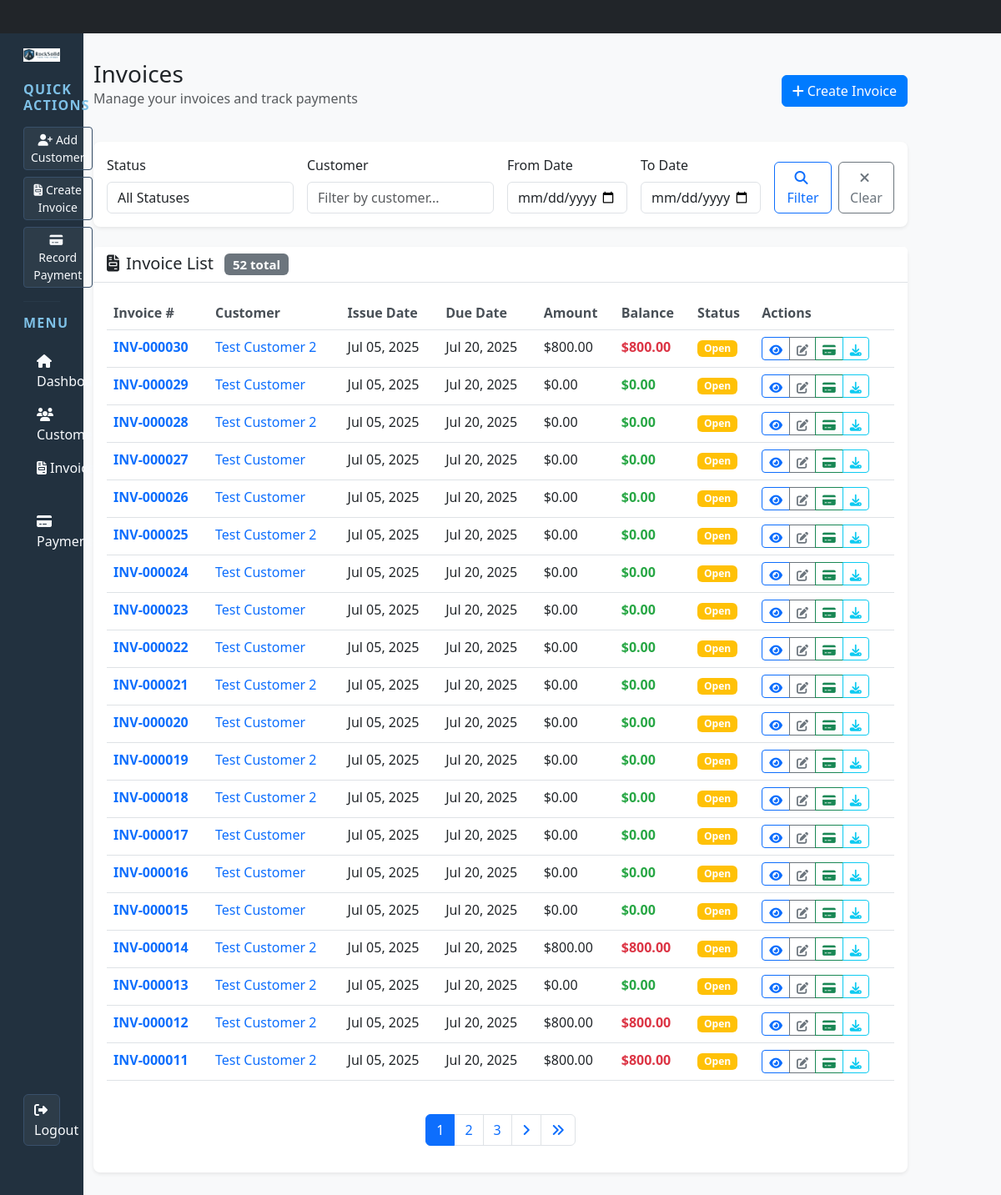
Page /invoices/ (signed in) on the committed database.
### bookkeeping/models.py (models this page shows, shortened)
class Invoice(models.Model):
    STATUS_CHOICES = [
        ('draft', 'Draft'),
        ('open', 'Open'),
        ('paid', 'Paid'),
        ('overdue', 'Overdue'),
        ('cancelled', 'Cancelled'),
    ]
    id = models.UUIDField(primary_key=True, default=uuid.uuid4, editable=False)
    invoice_number = models.CharField(max_length=50, unique=True, help_text="Unique invoice number")
    customer = models.ForeignKey(Customer, on_delete=models.CASCADE, related_name='invoices')
    issue_date = models.DateField()
    due_date = models.DateField()
    status = models.CharField(max_length=20, choices=STATUS_CHOICES, default='open')
    subtotal = models.DecimalField(max_digits=10, decimal_places=2, default=Decimal('0.00'))
    tax_rate = models.DecimalField(max_digits=5, decimal_places=4, default=Decimal('0.0000'))
    tax_amount = models.DecimalField(max_digits=10, decimal_places=2, default=Decimal('0.00'))
    discount_amount = models.DecimalField(max_digits=10, decimal_places=2, default=Decimal('0.00'))
    finance_charge = models.DecimalField(max_digits=10, decimal_places=2, default=Decimal('0.00'))
    total_amount = models.DecimalField(max_digits=10, decimal_places=2, default=Decimal('0.00'))
    enable_finance_charge = models.BooleanField(default=True, help_text="Enable automatic finance charge calculation")
    notes = models.TextField(blank=True, null=True)
    terms = models.TextField(blank=True, null=True)
    created_at = models.DateTimeField(auto_now_add=True)
    updated_at = models.DateTimeField(auto_now=True)
    created_by = models.ForeignKey(User, on_delete=models.SET_NULL, null=True, blank=True)
    class Meta:
        ordering = ['-issue_date', '-created_at']
        verbose_name = 'Invoice'
        verbose_name_plural = 'Invoices'
    @property
    def is_overdue(self) -> bool:
        return self.status == 'open' and self.due_date < timezone.now().date()
    @property
    def paid_amount(self) -> Decimal:
        return self.payments.aggregate(
            total=Sum('amount')
        )['total'] or Decimal('0.00')
    @property
    def balance_due(self) -> Decimal:
        invoice_balance = self.total_amount - self.paid_amount
        customer_balance = self.customer.current_balance
        if customer_balance < 0:
            credit_amount = abs(customer_balance)
            adjusted_balance = invoice_balance - credit_amount
            return max(adjusted_balance, Decimal('0.00'))  # type: ignore
        return invoice_balance

class Customer(models.Model):
    PAYMENT_TERMS_CHOICES = [
        ('net_15', 'Net 15'),
        ('net_30', 'Net 30'),
        ('net_60', 'Net 60'),
        ('net_90', 'Net 90'),
        ('due_on_receipt', 'Due on Receipt'),
    ]
    id = models.UUIDField(primary_key=True, default=uuid.uuid4, editable=False)
    name = models.CharField(max_length=200, help_text="Company name")
    contact_person = models.CharField(max_length=200, blank=True, null=True, help_text="Primary contact person")
    email = models.EmailField(blank=True, null=True)
    phone = models.CharField(max_length=20, blank=True, null=True)
    address = models.TextField(blank=True, null=True)
    city = models.CharField(max_length=100, blank=True, null=True)
    state = models.CharField(max_length=100, blank=True, null=True)
    zip_code = models.CharField(max_length=20, blank=True, null=True)
    country = models.CharField(max_length=100, default='United States')
    tax_id = models.CharField(max_length=50, blank=True, null=True, help_text="Tax ID or Business Number")
    payment_terms = models.CharField(
        max_length=20,
        choices=PAYMENT_TERMS_CHOICES
    )
    credit_limit = models.DecimalField(
        max_digits=10,
        decimal_places=2,
        default=Decimal('0.00'),
        validators=[MinValueValidator(Decimal('0.00'))]
    )
    notes = models.TextField(blank=True, null=True)
    is_active = models.BooleanField(default=True)  # type: ignore
    created_at = models.DateTimeField(auto_now_add=True)
    updated_at = models.DateTimeField(auto_now=True)
    created_by = models.ForeignKey(User, on_delete=models.SET_NULL, null=True, blank=True)
    class Meta:
        ordering = ['name']
        verbose_name = 'Customer'
        verbose_name_plural = 'Customers'
    @property
    def current_balance(self) -> Decimal:
        total_invoiced = self.invoices.exclude(status='cancelled').aggregate(
            total=Sum('total_amount')
        )['total'] or Decimal('0.00')
        total_payments = self.payments.aggregate(
            total=Sum('amount')
        )['total'] or Decimal('0.00')
        return total_invoiced - total_payments

### bookkeeping/views.py (the view)
# urls.py: path('invoices/', views.invoice_list, name='invoice_list'),
@login_required
def invoice_list(request):
    invoices = Invoice.objects.select_related('customer').all()
    status_filter = request.GET.get('status', '')
    if status_filter:
        invoices = invoices.filter(status=status_filter)
    customer_filter = request.GET.get('customer', '')
    if customer_filter:
        invoices = invoices.filter(customer__name__icontains=customer_filter)
    date_from = request.GET.get('date_from', '')
    date_to = request.GET.get('date_to', '')
    if date_from:
        invoices = invoices.filter(issue_date__gte=date_from)
    if date_to:
        invoices = invoices.filter(issue_date__lte=date_to)
    invoices = invoices.order_by('-invoice_number')
    paginator = Paginator(invoices, 20)
    page_number = request.GET.get('page')
    page_obj = paginator.get_page(page_number)
    context = {
        'page_obj': page_obj,
        'status_filter': status_filter,
        'customer_filter': customer_filter,
        'date_from': date_from,
        'date_to': date_to,
        'sort_by': '-invoice_number',
    }
    return render(request, 'bookkeeping/invoice_list.html', context)

### bookkeeping/templates/bookkeeping/invoice_list.html (shortened to what this page needs)
{% extends 'bookkeeping/base.html' %}
{% block content %}
<div class="row mb-4">
    <div class="col-12 d-flex justify-content-between align-items-center">
        <div>
            <h1 class="h3 mb-0">Invoices</h1>
            <p class="text-muted">Manage your invoices and track payments</p>
        </div>
        <a href="{% url 'bookkeeping:invoice_create' %}" class="btn btn-primary">
            <i class="fas fa-plus me-1"></i>Create Invoice
        </a>
    </div>
</div>
<div class="card mb-4">
    <div class="card-body">
        <form method="get" class="row g-3">
            <div class="col-md-3">
                <label for="status" class="form-label">Status</label>
                <select class="form-control" id="status" name="status">
                    <option value="">All Statuses</option>
                </select>
            </div>
            <div class="col-md-3">
                <label for="customer" class="form-label">Customer</label>
                <input type="text" class="form-control" id="customer" name="customer"
                       value="{{ customer_filter }}" placeholder="Filter by customer...">
            </div>
            <div class="col-md-2">
                <label for="date_from" class="form-label">From Date</label>
                <input type="date" class="form-control" id="date_from" name="date_from" value="{{ date_from }}">
            </div>
            <div class="col-md-2">
                <label for="date_to" class="form-label">To Date</label>
                <input type="date" class="form-control" id="date_to" name="date_to" value="{{ date_to }}">
            </div>
            <div class="col-md-2 d-flex align-items-end">
                <button type="submit" class="btn btn-outline-primary me-2">
                    <i class="fas fa-search me-1"></i>Filter
                </button>
                <a href="{% url 'bookkeeping:invoice_list' %}" class="btn btn-outline-secondary">
                    <i class="fas fa-times me-1"></i>Clear
                </a>
            </div>
        </form>
    </div>
</div>
<div class="card">
    <div class="card-header">
        <h5 class="mb-0">
            <i class="fas fa-file-invoice me-2"></i>Invoice List
            {% if page_obj %}
                <span class="badge bg-secondary ms-2">{{ page_obj.paginator.count }} total</span>
            {% endif %}
        </h5>
    </div>
    <div class="card-body">
        {% if page_obj %}
            <div class="table-responsive">
                <table class="table table-hover">
                    <thead>
                        <tr>
                            <th>Invoice #</th>
                            <th>Customer</th>
                            <th>Issue Date</th>
                            <th>Due Date</th>
                            <th>Amount</th>
                            <th>Balance</th>
                            <th>Status</th>
                            <th>Actions</th>
                        </tr>
                    </thead>
                    <tbody>
                        {% for invoice in page_obj %}
                        <tr>
                            <td>
                                <a href="{% url 'bookkeeping:invoice_detail' invoice.id %}" class="text-decoration-none fw-bold">
                                    {{ invoice.invoice_number }}
                                </a>
                            </td>
                            <td>
                                <a href="{% url 'bookkeeping:customer_detail' invoice.customer.id %}" class="text-decoration-none">
                                    {{ invoice.customer.name }}
                                </a>
                            </td>
                            <td>{{ invoice.issue_date|date:"M d, Y" }}</td>
                            <td>
                                <span class="{% if invoice.is_overdue %}text-danger{% endif %}">
                                    {{ invoice.due_date|date:"M d, Y" }}
                                </span>
                            </td>
                            <td>${{ invoice.total_amount|floatformat:2 }}</td>
                            <td>
                                <span class="{% if invoice.balance_due > 0 %}balance-negative{% else %}balance-positive{% endif %}">
                                    ${{ invoice.balance_due|floatformat:2 }}
                                </span>
                            </td>
                            <td>
                                <span class="badge status-badge
                                    {% if invoice.status == 'paid' %}bg-success
                                    {% elif invoice.status == 'overdue' %}bg-danger
                                    {% elif invoice.status == 'open' %}bg-warning
                                    {% elif invoice.status == 'draft' %}bg-secondary
                                    {% else %}bg-dark{% endif %}">
                                    {{ invoice.status|title }}
                                </span>
                            </td>
                            <td>
                                <div class="btn-group" role="group">
                                    <a href="{% url 'bookkeeping:invoice_detail' invoice.id %}"
                                       class="btn btn-sm btn-outline-primary btn-tall" title="View Details">
                                        <i class="fas fa-eye"></i>
                                    </a>
                                    <a href="{% url 'bookkeeping:invoice_update' invoice.id %}"
                                       class="btn btn-sm btn-outline-secondary btn-tall" title="Edit">
                                        <i class="fas fa-edit"></i>
                                    </a>
                                    {% if invoice.status != 'paid' %}
                                    <a href="{% url 'bookkeeping:payment_create' %}?invoice={{ invoice.id }}"
                                       class="btn btn-sm btn-outline-success btn-tall" title="Record Payment">
                                        <i class="fas fa-credit-card"></i>
                                    </a>
                                    {% endif %}
                                    <a href="{% url 'bookkeeping:invoice_pdf' invoice.id %}" class="btn btn-sm btn-outline-info btn-tall" title="Download Invoice" target="_blank">
                                        <i class="fas fa-download"></i>
                                    </a>
                                </div>
                            </td>
                        </tr>
                        {% endfor %}
                    </tbody>
                </table>
            </div>
            {% if page_obj.has_other_pages %}
            <nav aria-label="Invoice pagination" class="mt-4">
                <ul class="pagination justify-content-center">
                    {% for num in page_obj.paginator.page_range %}
                        {% if page_obj.number == num %}
                            <li class="page-item active">
                                <span class="page-link">{{ num }}</span>
                            </li>
                        {% elif num > page_obj.number|add:'-3' and num < page_obj.number|add:'3' %}
                            <li class="page-item">
                                <a class="page-link" href="?page={{ num }}{% if sort_by %}&sort={{ sort_by }}{% endif %}">{{ num }}</a>
                            </li>
                        {% endif %}
                    {% endfor %}
                    {% if page_obj.has_next %}
                        <li class="page-item">
                            <a class="page-link" href="?page={{ page_obj.next_page_number }}{% if sort_by %}&sort={{ sort_by }}{% endif %}">
                                <i class="fas fa-angle-right"></i>
                            </a>
                        </li>
                        <li class="page-item">
                            <a class="page-link" href="?page={{ page_obj.paginator.num_pages }}{% if sort_by %}&sort={{ sort_by }}{% endif %}">
                                <i class="fas fa-angle-double-right"></i>
                            </a>
                        </li>
                    {% endif %}
                </ul>
            </nav>
            {% endif %}
        {% endif %}
    </div>
</div>
{% endblock %}

### bookkeeping/templates/bookkeeping/base.html (style rules this page uses)
body { font-family: 'Segoe UI', Tahoma, Geneva, Verdana, sans-serif; background-color: #f8f9fa; }
.card { border: none; box-shadow: 0 0.125rem 0.25rem rgba(0, 0, 0, 0.075); border-radius: 0.5rem; }
.card-header { background-color: #fff; border-bottom: 1px solid #dee2e6; font-weight: 600; }
.btn-primary { background-color: #007bff; border-color: #007bff; }
.table th { border-top: none; font-weight: 600; color: #495057; }
.status-badge { font-size: 0.75rem; padding: 0.25rem 0.5rem; }
.balance-positive { color: #28a745; font-weight: 600; }
.balance-negative { color: #dc3545; font-weight: 600; }

### bookkeeping/templates/bookkeeping/invoice_list.html (style rules this page uses)
.btn-tall { height: 1.75rem !important; padding-top: 0.25rem !important; padding-bottom: 0.25rem !important; }

### rows in the picture
Invoice: invoice_number "INV-000030", customer.name "Test Customer 2", issue_date "Jul 05, 2025", due_date "Jul 20, 2025", total_amount "800.00", balance_due "800.00", status "Open"
Invoice: invoice_number "INV-000029", customer.name "Test Customer", issue_date "Jul 05, 2025", due_date "Jul 20, 2025", total_amount "0.00", balance_due "0.00", status "Open"
Invoice: invoice_number "INV-000028", customer.name "Test Customer 2", issue_date "Jul 05, 2025", due_date "Jul 20, 2025", total_amount "0.00", balance_due "0.00", status "Open"
Invoice: invoice_number "INV-000027", customer.name "Test Customer", issue_date "Jul 05, 2025", due_date "Jul 20, 2025", total_amount "0.00", balance_due "0.00", status "Open"
Invoice: invoice_number "INV-000026", customer.name "Test Customer", issue_date "Jul 05, 2025", due_date "Jul 20, 2025", total_amount "0.00", balance_due "0.00", status "Open"
Invoice: invoice_number "INV-000025", customer.name "Test Customer 2", issue_date "Jul 05, 2025", due_date "Jul 20, 2025", total_amount "0.00", balance_due "0.00", status "Open"
Invoice: invoice_number "INV-000024", customer.name "Test Customer", issue_date "Jul 05, 2025", due_date "Jul 20, 2025", total_amount "0.00", balance_due "0.00", status "Open"
Invoice: invoice_number "INV-000023", customer.name "Test Customer", issue_date "Jul 05, 2025", due_date "Jul 20, 2025", total_amount "0.00", balance_due "0.00", status "Open"
Invoice: invoice_number "INV-000022", customer.name "Test Customer", issue_date "Jul 05, 2025", due_date "Jul 20, 2025", total_amount "0.00", balance_due "0.00", status "Open"
Invoice: invoice_number "INV-000021", customer.name "Test Customer 2", issue_date "Jul 05, 2025", due_date "Jul 20, 2025", total_amount "0.00", balance_due "0.00", status "Open"
Invoice: invoice_number "INV-000020", customer.name "Test Customer", issue_date "Jul 05, 2025", due_date "Jul 20, 2025", total_amount "0.00", balance_due "0.00", status "Open"
Invoice: invoice_number "INV-000019", customer.name "Test Customer 2", issue_date "Jul 05, 2025", due_date "Jul 20, 2025", total_amount "0.00", balance_due "0.00", status "Open"
Invoice: invoice_number "INV-000018", customer.name "Test Customer 2", issue_date "Jul 05, 2025", due_date "Jul 20, 2025", total_amount "0.00", balance_due "0.00", status "Open"
Invoice: invoice_number "INV-000017", customer.name "Test Customer", issue_date "Jul 05, 2025", due_date "Jul 20, 2025", total_amount "0.00", balance_due "0.00", status "Open"
Invoice: invoice_number "INV-000016", customer.name "Test Customer", issue_date "Jul 05, 2025", due_date "Jul 20, 2025", total_amount "0.00", balance_due "0.00", status "Open"
Invoice: invoice_number "INV-000015", customer.name "Test Customer", issue_date "Jul 05, 2025", due_date "Jul 20, 2025", total_amount "0.00", balance_due "0.00", status "Open"
Invoice: invoice_number "INV-000014", customer.name "Test Customer 2", issue_date "Jul 05, 2025", due_date "Jul 20, 2025", total_amount "800.00", balance_due "800.00", status "Open"
Invoice: invoice_number "INV-000013", customer.name "Test Customer 2", issue_date "Jul 05, 2025", due_date "Jul 20, 2025", total_amount "0.00", balance_due "0.00", status "Open"
Invoice: invoice_number "INV-000012", customer.name "Test Customer 2", issue_date "Jul 05, 2025", due_date "Jul 20, 2025", total_amount "800.00", balance_due "800.00", status "Open"
Invoice: invoice_number "INV-000011", customer.name "Test Customer 2", issue_date "Jul 05, 2025", due_date "Jul 20, 2025", total_amount "800.00", balance_due "800.00", status "Open"

### other values in the picture
{{ page_obj.paginator.count }} "52"
{{ num }} "1"
{{ num }} "2" "3"
